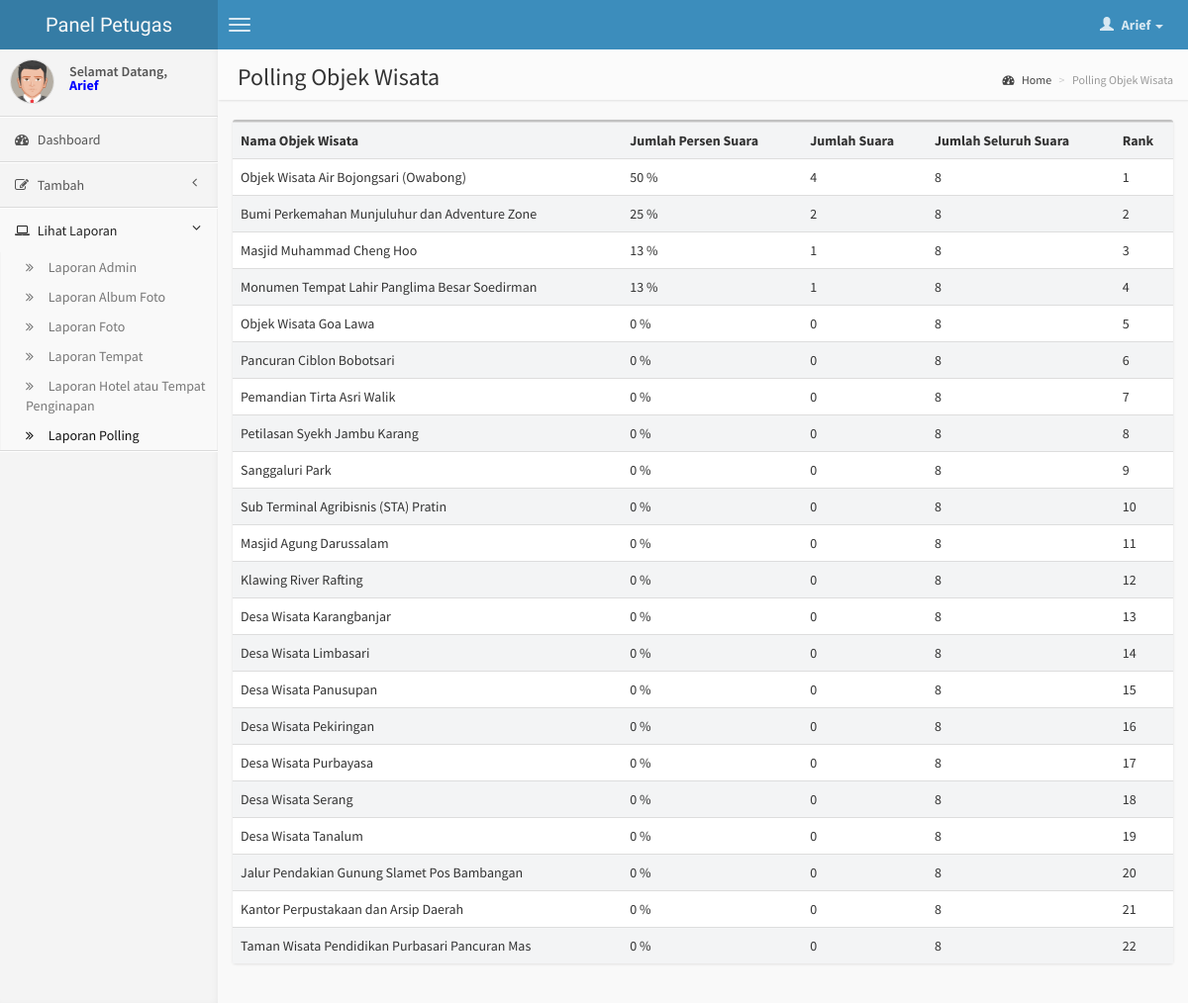
Page /dashboard/administrator/data_polling.php (signed in) on the committed database.
### tables this page shows
CREATE TABLE IF NOT EXISTS `sig_polling` (
  `id_polling` int(11) NOT NULL AUTO_INCREMENT,
  `name` varchar(255) NOT NULL,
  `mark` int(11) NOT NULL,
  PRIMARY KEY (`id_polling`)
);

### dashboard/administrator/data_polling.php (the view, shortened to what this page needs)
<?php
if($_SESSION['Hak_Akses'] == 'Administrator')
{?>
<!DOCTYPE html>
<html>
    <head>
        <link href="css/bootstrap.min.css" rel="stylesheet" type="text/css" />
        <link href="css/font-awesome.min.css" rel="stylesheet" type="text/css" />
        <link href="css/AdminLTE.css" rel="stylesheet" type="text/css" />
    </head>
    <body class="skin-blue">
        <header class="header">
            <a href="index.php" class="logo">
                Panel Petugas
            </a>
            <nav class="navbar navbar-static-top" role="navigation">
                <a href="#" class="navbar-btn sidebar-toggle" data-toggle="offcanvas" role="button">
                    <span class="icon-bar"></span>
                    <span class="icon-bar"></span>
                    <span class="icon-bar"></span>
                </a>
                <div class="navbar-right">
                    <ul class="nav navbar-nav">
                        <li class="dropdown user user-menu">
                            <a href="#" class="dropdown-toggle" data-toggle="dropdown">
                                <i class="glyphicon glyphicon-user"></i>
                                <span><?php echo $_SESSION['Username'];?> <i class="caret"></i></span>
                            </a>
                        </li>
                    </ul>
                </div>
            </nav>
        </header>
        <div class="wrapper row-offcanvas row-offcanvas-left">
            <aside class="left-side sidebar-offcanvas">
                <section class="sidebar">
                    <div class="user-panel">
                        <div class="pull-left image">
                           <?php if($_SESSION['Jenis_Kelamin']== 'Laki - Laki') { ?>
                           <img src="img/avatar5.png" class="img-circle" alt="User Image" />
                           <?php }
				     	   else{ ?>
                           <img src="img/avatar2.png" class="img-circle" alt="User Image" />
                           <?php } ?>
                        </div>
                        <div class="pull-left info">
                            Selamat Datang, <br>
                          <p style="font-weight:bold; color:#00F;"> <?php echo $_SESSION['Username'];?></p>
                        </div>
                    </div>
                    <ul class="sidebar-menu">
                        <li>
                            <a href="index.php">
                                <i class="fa fa-dashboard"></i> <span>Dashboard</span>
                            </a>
                        </li>
                        <li class="treeview">
                            <a href="#">
                                <i class="fa fa-edit"></i>
                                <span>Tambah</span>
                                <i class="fa fa-angle-left pull-right"></i>
                            </a>
                        </li>
                        <li class="treeview active">
                            <a href="#">
                                <i class="fa fa-laptop"></i>
                                <span>Lihat Laporan</span>
                                <i class="fa fa-angle-left pull-right"></i>
                            </a>
                            <ul class="treeview-menu">
                            	<li><a href="data_admin.php"><i class="fa fa-angle-double-right"></i> Laporan Admin</a></li>
                                <li><a href="data_album.php"><i class="fa fa-angle-double-right"></i> Laporan Album Foto</a></li>
                                <li><a href="data_photo.php"><i class="fa fa-angle-double-right"></i> Laporan Foto</a></li>
                                <li><a href="data_place.php"><i class="fa fa-angle-double-right"></i> Laporan Tempat</a></li>
                                <li><a href="data_hotel.php"><i class="fa fa-angle-double-right"></i> Laporan Hotel atau Tempat Penginapan</a></li>
                                <li class="active"><a href="data_polling.php"><i class="fa fa-angle-double-right"></i> Laporan Polling</a></li>
                            </ul>
                        </li>
                    </ul>
                </section>
            </aside>
            <aside class="right-side">
                <section class="content-header">
                    <h1>
                    Polling Objek Wisata
                    </h1>
                    <ol class="breadcrumb">
                        <li><a href="index.php"><i class="fa fa-dashboard"></i> Home</a></li>
                        <li class="active">Polling Objek Wisata</li>
                    </ol>
                </section>
                <section class="content">
                    <div class="row">
                        <div class="col-md-12">
                            <div class="box">
                                <div class="box-body no-padding">
                                    <table class="table table-striped">
                                        <tr>
                                          <th>Nama Objek Wisata</th>
                                          <th>Jumlah Persen Suara</th>
                                          <th>Jumlah Suara</th>
                                          <th>Jumlah Seluruh Suara</th>
                                          <th>Rank</th>
                                        </tr>
                                     <?php
										$no = 1;
										$totaldata	= mysql_fetch_assoc(mysql_query("select SUM(mark) as total from sig_polling"));
										$queri = "SELECT * FROM `sig_polling` order by mark desc";
										$ambil = mysql_query($queri);
										if(mysql_num_rows($ambil) != 0 )
										{
											while($urai = mysql_fetch_assoc($ambil))
											{
									 ?>
                                       <tr>
                                           <td><?php echo $urai['name'];?></td>
                                           <td><?php echo round(($urai['mark']/$totaldata['total'])*100);?> %</td>
                                           <td><?php echo $urai['mark']?></td>
                                           <td><?php echo $totaldata['total']?></td>
                                           <td><?php echo $no++;?></td>
                                       </tr>
                                     <?php }
									 }
									 else
									 {?>
									   <tr>
										  <td colspan="5" align="center"> Belum Ada Data </td>
									   </tr>
									 <?php }?>
                                    </table>
                                </div>
                            </div>
                        </div>
                    </div>
                </section>
            </aside>
        </div>
    </body>
</html>
<?php
}
else
{
	include("error.php");
}?>

### rows in the picture
sig_polling: name "Objek Wisata Air Bojongsari (Owabong)", total "50", mark "4", total "8"
sig_polling: name "Bumi Perkemahan Munjuluhur dan Adventure Zone", total "25", mark "2", total "8"
sig_polling: name "Masjid Muhammad Cheng Hoo", total "13", mark "1", total "8"
sig_polling: name "Monumen Tempat Lahir Panglima Besar Soedirman", total "13", mark "1", total "8"
sig_polling: name "Objek Wisata Goa Lawa", ($urai['mark']/$totaldata['total'])*100 "0", mark "0", total "8"
sig_polling: name "Pancuran Ciblon Bobotsari", ($urai['mark']/$totaldata['total'])*100 "0", mark "0", total "8"
sig_polling: name "Pemandian Tirta Asri Walik", ($urai['mark']/$totaldata['total'])*100 "0", mark "0", total "8"
sig_polling: name "Petilasan Syekh Jambu Karang", ($urai['mark']/$totaldata['total'])*100 "0", mark "0", total "8"
sig_polling: name "Sanggaluri Park", ($urai['mark']/$totaldata['total'])*100 "0", mark "0", total "8"
sig_polling: name "Sub Terminal Agribisnis (STA) Pratin", ($urai['mark']/$totaldata['total'])*100 "0", mark "0", total "8"
sig_polling: name "Masjid Agung Darussalam", ($urai['mark']/$totaldata['total'])*100 "0", mark "0", total "8"
sig_polling: name "Klawing River Rafting", ($urai['mark']/$totaldata['total'])*100 "0", mark "0", total "8"
sig_polling: name "Desa Wisata Karangbanjar", ($urai['mark']/$totaldata['total'])*100 "0", mark "0", total "8"
sig_polling: name "Desa Wisata Limbasari", ($urai['mark']/$totaldata['total'])*100 "0", mark "0", total "8"
sig_polling: name "Desa Wisata Panusupan", ($urai['mark']/$totaldata['total'])*100 "0", mark "0", total "8"
sig_polling: name "Desa Wisata Pekiringan", ($urai['mark']/$totaldata['total'])*100 "0", mark "0", total "8"
sig_polling: name "Desa Wisata Purbayasa", ($urai['mark']/$totaldata['total'])*100 "0", mark "0", total "8"
sig_polling: name "Desa Wisata Serang", ($urai['mark']/$totaldata['total'])*100 "0", mark "0", total "8"
sig_polling: name "Desa Wisata Tanalum", ($urai['mark']/$totaldata['total'])*100 "0", mark "0", total "8"
sig_polling: name "Jalur Pendakian Gunung Slamet Pos Bambangan", ($urai['mark']/$totaldata['total'])*100 "0", mark "0", total "8"
sig_polling: name "Kantor Perpustakaan dan Arsip Daerah", ($urai['mark']/$totaldata['total'])*100 "0", mark "0", total "8"
sig_polling: name "Taman Wisata Pendidikan Purbasari Pancuran Mas", ($urai['mark']/$totaldata['total'])*100 "0", mark "0", total "8"

### other values in the picture
$_SESSION['Username'] "Arief"
